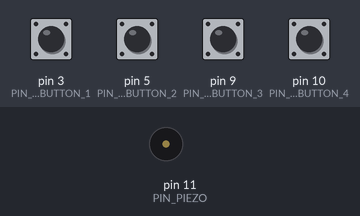
The sketch below on a simulated Arduino Uno, built with avr-gcc and run on an emulated ATmega328P. Shown: buzzer (waves = sounding). The test bench sets the inputs (shaded band); at power-on: pin 3 (PIN_LED_BUTTON_1), pin 5 (PIN_LED_BUTTON_2), pin 9 (PIN_LED_BUTTON_3), pin 10 (PIN_LED_BUTTON_4) HIGH. Random numbers use the default seed unless the sketch sets one.

Above: at 1.3 s.
1.4 s: pin 3 (PIN_LED_BUTTON_1) pulled LOW for 0.15 s
At 2.22 s:
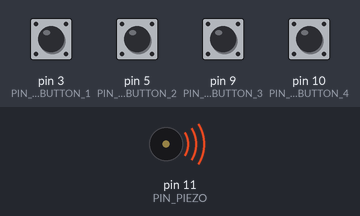
3.8 s: pin 10 (PIN_LED_BUTTON_4) pulled LOW for 0.15 s
6.8 s: pin 5 (PIN_LED_BUTTON_2) pulled LOW for 0.15 s
At 7.5 s:
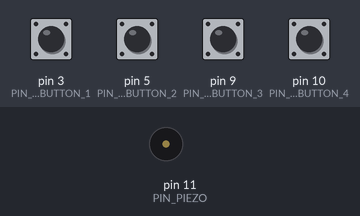
Timing chart, 0 to 15.9 s (numbered marks = the images above; inputs shaded):
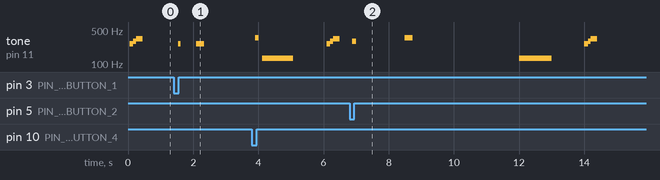

The sketch:

ETUDE-TWO.ino
```cpp
//NOTATION IN ALL CAPS ARE DONE IN FULFILLMENT OF ETUDE 2//

//CONNECTS CORROSPONDING PIN SLOT ON ARDUINO BOARD TO A DEFINED, GLOBAL VARIABLE//
//THESE ARE THE LEDS//
#define PIN_LED_BUTTON_1  3
#define PIN_LED_BUTTON_2  5
#define PIN_LED_BUTTON_3  9
#define PIN_LED_BUTTON_4  10

//ASSIGNS SPEAKER PIN FROM SLOT 11//
#define PIN_PIEZO         11

//DEFINES TOTAL NUMBER OF ONBOARD LEDS THAT WILL BE UTILIZED BY OUR PROGRAM
#define LED_BUTTON_COUNT  4

//LED PINS ASSIGNED TO AN INT ARRAY//
static int buttonLookup[LED_BUTTON_COUNT] = { PIN_LED_BUTTON_1, PIN_LED_BUTTON_2, PIN_LED_BUTTON_3, PIN_LED_BUTTON_4 };

//USED FOR GAME RANDOMIZATION//
static long gameSeed;

//VARIABLE STORING A SWITCH STATEMENT TO ASSIGN TONES TO EACH ANALOG BUTTON//
//IN THE EVENT NO BUTTON TONE IS USED, AN ERROR TONE IS PLAYED INSTEAD//
int ledButtonHalfPeriod(int button) {
  switch (button) {
    case PIN_LED_BUTTON_1:
      return 1911;
    case PIN_LED_BUTTON_2:
      return 1703;
    case PIN_LED_BUTTON_3:
      return 1517;
    case PIN_LED_BUTTON_4:
      return 1432;
  }
  return 3822;
}

//RUNS AT TIME OF PUSHING AN ANALOG BUTTON//
bool checkButtonPush(int button) {
  bool result = false;

  //AN ARDUINO FUNCTION THAT CONFIGURES SPECIFIC PINS//
  //IN THIS CASE, WE ARE PASSING IN A BUTTON FROM THE ARRAY AND SETTING IT TO AN INPUT//
  pinMode(button, INPUT);

  //AN ARDUINO FUNCTION THAT ASSIGNS A HIGH OR LOW VALUE TO A DIGITAL PIN//
  //IN THIS CASE, WE ARE PASSING IN A BUTTON FROM THE ARRAY AND SETTING IT TO HIGH//
  //HIGH = GROUNDED & LOW = 5V (OR 3.3V)//
  digitalWrite(button, HIGH);

  //PULLS THE APPROPRIATE TONE FOR THE DEFINED BUTTON VALUE//
  int halfPeriod = ledButtonHalfPeriod(button);

  //DIGITALREAD() IS AN ARDUNIO FUNCTION THAT CHECKS ON THE CURRENT DIGITAL WRITE VALUE OF VARIABLE//
  //IN THIS CASE, THIS WHILE LOOP WILL WORK AS LONG AS THE BUTTON ON THE BOARD IS POWERED//
  while (digitalRead(button) == LOW) {

    //SWITCHES BUTTON BOOL TO TRUE IF THE CORRECT BUTTON IS PRESSED//
    result = true;

    //PLAYS TONE FOR ASSOCIATED BUTTON OUT OF THE SPEAKER AND THEN STOPS THE SAME TONE SHORTLY AFTER//
    digitalWrite(PIN_PIEZO, HIGH);
    delayMicroseconds(halfPeriod);
    digitalWrite(PIN_PIEZO, LOW);
    delayMicroseconds(halfPeriod);
  }

  //RETURNS RESULT AS EITHER TRUE OR FALSE//
  return result;
}

//A FOR LOOP SETUP TO RETURN WHICH BUTTON WAS PRESSED//
//WILL RETURN A VALUE OF PIN_LED_BUTTON 1-4 FOR ANALOG BUTTONS AND -1 IF THE CHECK FAILS//
int getButtonPush(void) {
  for (int i = 0; i < LED_BUTTON_COUNT; ++i) {
    if (checkButtonPush(buttonLookup[i])) {
      return i;
    }
  }
  return -1;
}

//FUNCTION THAT TAKES IN TWO VALUES WHICH DETERMINE WHICH LED IS TO BE IMPACTED AND FOR HOW LONG//
void displayLightAndSound(int led, int duration) {

  if (led >= 0) {

     //TRANSFORMS PINMODE OF A SPECIFICED LED PIN TO OUTPUT//
    pinMode(led, OUTPUT);

    //POWERS ON THE PREVIOUSLY SPECIFIED LED//
    digitalWrite(led, LOW);
  }

  //PREPS DURATION OF ASSOCIATED LED & TONE AND STORES THEM INTO VARIABLES//
  int halfPeriod = ledButtonHalfPeriod(led);
  long cycleCount = (long)duration * 500;
  cycleCount /= halfPeriod;

  //RUNS THE DEFINED LED TONE WHILE THE TIMER VARIABLE RUNS DOWN//
  for (; cycleCount > 0; --cycleCount) {
    digitalWrite(PIN_PIEZO, HIGH);
    delayMicroseconds(halfPeriod);
    digitalWrite(PIN_PIEZO, LOW);
    delayMicroseconds(halfPeriod);
  }

  if (led >= 0) {

    //TRANSFORMS SPECIFIED LED PIN BACK TO INPUT//
    pinMode(led, INPUT);

    //GROUNDS SPECIFIC LED//
    digitalWrite(led, HIGH);
  }
}

//DEFINES LED/BUTTON COMBO ACTIONS//
void startUpLightsAndSound(void) {

  //RUNS THROUGH EACH OF THE LED/BUTTON VARIABLES AND HOW LONG THEY'LL EACH RUN//
  displayLightAndSound(PIN_LED_BUTTON_1, 100);
  displayLightAndSound(PIN_LED_BUTTON_2, 100);
  displayLightAndSound(PIN_LED_BUTTON_3, 100);
  displayLightAndSound(PIN_LED_BUTTON_4, 100);

  //CREATES A DELAY AFTER PUSHING A BUTTON//
  while (getButtonPush() < 0) {
    delay(100);
  }

  //DELAY TO AVOID POTENTIAL BUGS//
  delay(500);
}

//SETUP RUNS ONCE AT STARTUP//
void setup() {

  pinMode(PIN_LED_BUTTON_1, INPUT);
  pinMode(PIN_LED_BUTTON_2, INPUT);
  pinMode(PIN_LED_BUTTON_3, INPUT);
  pinMode(PIN_LED_BUTTON_4, INPUT);

  pinMode(PIN_PIEZO, OUTPUT);

  startUpLightsAndSound();

  //MICROS IS AN ARDUINO FUNCTION THAT KEEPS TRACK OF THE MICROSECONDS SINCE THE PROGRAM STARTED//
  gameSeed = micros();
}

//LOOP RUNS CONTINOUSLY//
void loop() {

  //STORES CURRENT LENGTH OF GAME SEQUENCE//
  static int sequenceLength = 1;

  //ALLOWS FOR A *NEAR* INFINITE GROWTH OF THE SIMON SAYS GAME//
  int i;

  //RANDOMSEED() IS AN ARDUINO FUNCTION WHICH ACTS AS A PSEUDO-RANDOM NUMBER GENERATOR//
  randomSeed(gameSeed);

  //GROWS AND STORES NEW ENTRIES INTO THE SIMON SAYS SEQUENCE//
  for (i = sequenceLength; i > 0; --i) {
    displayLightAndSound(buttonLookup[random(LED_BUTTON_COUNT)], 250);
    delay(250);
  }

  //RUNS A SECOND RANDOMIZATION OF THE GAMESEED VARIABLE//
  randomSeed(gameSeed);

  //STORES PLAYERS INPUT TO CHECK AGAINST THE EXISTING SIMON SAYS SEQUENCE//
  for (int matches = 0; matches < sequenceLength; ++matches) {
    int button = -1;
    int timeout;
    // Wait for the player to press a button (with 3 second timeout)
    for (button = -1, timeout = 30; timeout && button < 0; --timeout) {
      button = getButtonPush();
      delay(100);
    }

    //RESETS GAME AND PLAYS FAILURE TONE IF INCORRECT BUTTON IS PRESSED//
    if (button != random(LED_BUTTON_COUNT)) {

      displayLightAndSound(-1, 1000);
      gameSeed = micros();
      delay(1000);
      sequenceLength = 0;
      startUpLightsAndSound();
    }
  }

  ++sequenceLength;
  delay(1000);
}
```

Measured:
- after the input at 1.4 s, tone on pin 11 (PIN_PIEZO): silent → 261 Hz after 0.14 s, → silent 0.08 s later, → 261 Hz 0.48 s later, → silent 0.24 s later
- after the input at 6.8 s, tone on pin 11 (PIN_PIEZO): plays 293 Hz for 0.12 s, 348 Hz for 0.24 s, 131 Hz for 1.0 s, 261 Hz for 0.12 s, 293 Hz for 0.08 s, 329 Hz for 0.20 s, starting after 0.09 s
